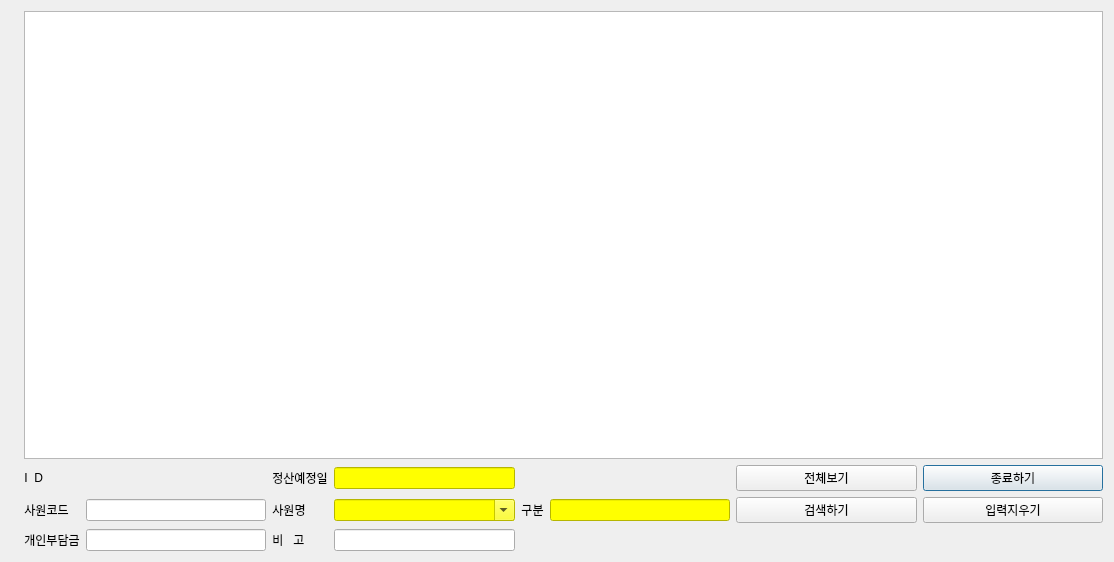
<?xml version="1.0" encoding="UTF-8"?>
<ui version="4.0">
 <class>GPAIViewDialog</class>
 <widget class="QDialog" name="GPAIViewDialog">
  <property name="geometry">
   <rect>
    <x>0</x>
    <y>0</y>
    <width>1114</width>
    <height>562</height>
   </rect>
  </property>
  <property name="sizePolicy">
   <sizepolicy hsizetype="Expanding" vsizetype="Expanding">
    <horstretch>0</horstretch>
    <verstretch>0</verstretch>
   </sizepolicy>
  </property>
  <property name="windowTitle">
   <string>월별 개인별 상해보험 생성 확인</string>
  </property>
  <layout class="QGridLayout" name="gridLayout_2">
   <item row="0" column="0">
    <layout class="QGridLayout" name="gridLayout">
     <item row="1" column="2">
      <widget class="QLabel" name="lbl_gpaiview_id">
       <property name="sizePolicy">
        <sizepolicy hsizetype="MinimumExpanding" vsizetype="MinimumExpanding">
         <horstretch>0</horstretch>
         <verstretch>0</verstretch>
        </sizepolicy>
       </property>
       <property name="text">
        <string/>
       </property>
      </widget>
     </item>
     <item row="3" column="3">
      <widget class="QLabel" name="label_6">
       <property name="sizePolicy">
        <sizepolicy hsizetype="Fixed" vsizetype="Fixed">
         <horstretch>0</horstretch>
         <verstretch>0</verstretch>
        </sizepolicy>
       </property>
       <property name="text">
        <string>비   고 </string>
       </property>
       <property name="alignment">
        <set>Qt::AlignCenter</set>
       </property>
      </widget>
     </item>
     <item row="1" column="1">
      <widget class="QLabel" name="label">
       <property name="sizePolicy">
        <sizepolicy hsizetype="Fixed" vsizetype="Fixed">
         <horstretch>0</horstretch>
         <verstretch>0</verstretch>
        </sizepolicy>
       </property>
       <property name="text">
        <string>I  D  </string>
       </property>
       <property name="alignment">
        <set>Qt::AlignCenter</set>
       </property>
      </widget>
     </item>
     <item row="1" column="4">
      <widget class="QLineEdit" name="entry_gpaiview_gdate">
       <property name="sizePolicy">
        <sizepolicy hsizetype="MinimumExpanding" vsizetype="Fixed">
         <horstretch>0</horstretch>
         <verstretch>0</verstretch>
        </sizepolicy>
       </property>
       <property name="styleSheet">
        <string notr="true">background-color: rgb(255, 255, 0);</string>
       </property>
      </widget>
     </item>
     <item row="1" column="8">
      <widget class="QPushButton" name="pb_gpaiview_close">
       <property name="sizePolicy">
        <sizepolicy hsizetype="Expanding" vsizetype="Fixed">
         <horstretch>0</horstretch>
         <verstretch>0</verstretch>
        </sizepolicy>
       </property>
       <property name="text">
        <string>종료하기</string>
       </property>
      </widget>
     </item>
     <item row="1" column="3">
      <widget class="QLabel" name="label_13">
       <property name="sizePolicy">
        <sizepolicy hsizetype="Fixed" vsizetype="Fixed">
         <horstretch>0</horstretch>
         <verstretch>0</verstretch>
        </sizepolicy>
       </property>
       <property name="text">
        <string>정산예정일</string>
       </property>
       <property name="alignment">
        <set>Qt::AlignCenter</set>
       </property>
      </widget>
     </item>
     <item row="3" column="4">
      <widget class="QLineEdit" name="entry_gpaiview_remark">
       <property name="sizePolicy">
        <sizepolicy hsizetype="MinimumExpanding" vsizetype="Fixed">
         <horstretch>0</horstretch>
         <verstretch>0</verstretch>
        </sizepolicy>
       </property>
      </widget>
     </item>
     <item row="1" column="7">
      <widget class="QPushButton" name="pb_gpaiview_show">
       <property name="sizePolicy">
        <sizepolicy hsizetype="Expanding" vsizetype="Fixed">
         <horstretch>0</horstretch>
         <verstretch>0</verstretch>
        </sizepolicy>
       </property>
       <property name="text">
        <string>전체보기</string>
       </property>
      </widget>
     </item>
     <item row="2" column="7">
      <widget class="QPushButton" name="pb_gpaiview_search">
       <property name="sizePolicy">
        <sizepolicy hsizetype="Expanding" vsizetype="Fixed">
         <horstretch>0</horstretch>
         <verstretch>0</verstretch>
        </sizepolicy>
       </property>
       <property name="text">
        <string>검색하기</string>
       </property>
      </widget>
     </item>
     <item row="3" column="0">
      <widget class="QLabel" name="label_8">
       <property name="sizePolicy">
        <sizepolicy hsizetype="Fixed" vsizetype="MinimumExpanding">
         <horstretch>0</horstretch>
         <verstretch>0</verstretch>
        </sizepolicy>
       </property>
       <property name="text">
        <string/>
       </property>
       <property name="alignment">
        <set>Qt::AlignCenter</set>
       </property>
      </widget>
     </item>
     <item row="2" column="8">
      <widget class="QPushButton" name="pb_gpaiview_clear">
       <property name="sizePolicy">
        <sizepolicy hsizetype="Expanding" vsizetype="Fixed">
         <horstretch>0</horstretch>
         <verstretch>0</verstretch>
        </sizepolicy>
       </property>
       <property name="text">
        <string>입력지우기</string>
       </property>
      </widget>
     </item>
     <item row="0" column="1" colspan="8">
      <widget class="QTableView" name="tv_gpaiview">
       <property name="sizePolicy">
        <sizepolicy hsizetype="Expanding" vsizetype="Expanding">
         <horstretch>0</horstretch>
         <verstretch>1</verstretch>
        </sizepolicy>
       </property>
      </widget>
     </item>
     <item row="3" column="1">
      <widget class="QLabel" name="label_4">
       <property name="sizePolicy">
        <sizepolicy hsizetype="Fixed" vsizetype="Fixed">
         <horstretch>0</horstretch>
         <verstretch>0</verstretch>
        </sizepolicy>
       </property>
       <property name="text">
        <string>개인부담금</string>
       </property>
       <property name="alignment">
        <set>Qt::AlignCenter</set>
       </property>
      </widget>
     </item>
     <item row="3" column="2">
      <widget class="QLineEdit" name="entry_gpaiview_indval">
       <property name="sizePolicy">
        <sizepolicy hsizetype="Expanding" vsizetype="Fixed">
         <horstretch>0</horstretch>
         <verstretch>0</verstretch>
        </sizepolicy>
       </property>
       <property name="styleSheet">
        <string notr="true"/>
       </property>
      </widget>
     </item>
     <item row="2" column="1">
      <widget class="QLabel" name="label_5">
       <property name="sizePolicy">
        <sizepolicy hsizetype="Fixed" vsizetype="Fixed">
         <horstretch>0</horstretch>
         <verstretch>0</verstretch>
        </sizepolicy>
       </property>
       <property name="text">
        <string>사원코드</string>
       </property>
       <property name="alignment">
        <set>Qt::AlignCenter</set>
       </property>
      </widget>
     </item>
     <item row="2" column="2">
      <widget class="QLineEdit" name="entry_gpaiview_ecode">
       <property name="sizePolicy">
        <sizepolicy hsizetype="MinimumExpanding" vsizetype="Fixed">
         <horstretch>0</horstretch>
         <verstretch>0</verstretch>
        </sizepolicy>
       </property>
      </widget>
     </item>
     <item row="2" column="6">
      <widget class="QLineEdit" name="entry_gpaiview_class1">
       <property name="sizePolicy">
        <sizepolicy hsizetype="MinimumExpanding" vsizetype="Fixed">
         <horstretch>0</horstretch>
         <verstretch>0</verstretch>
        </sizepolicy>
       </property>
       <property name="styleSheet">
        <string notr="true">background-color: rgb(255, 255, 0);</string>
       </property>
      </widget>
     </item>
     <item row="2" column="5">
      <widget class="QLabel" name="label_7">
       <property name="sizePolicy">
        <sizepolicy hsizetype="Fixed" vsizetype="Fixed">
         <horstretch>0</horstretch>
         <verstretch>0</verstretch>
        </sizepolicy>
       </property>
       <property name="text">
        <string>구분</string>
       </property>
       <property name="alignment">
        <set>Qt::AlignCenter</set>
       </property>
      </widget>
     </item>
     <item row="2" column="3">
      <widget class="QLabel" name="label_9">
       <property name="sizePolicy">
        <sizepolicy hsizetype="Fixed" vsizetype="Fixed">
         <horstretch>0</horstretch>
         <verstretch>0</verstretch>
        </sizepolicy>
       </property>
       <property name="text">
        <string>사원명</string>
       </property>
       <property name="alignment">
        <set>Qt::AlignCenter</set>
       </property>
      </widget>
     </item>
     <item row="2" column="4">
      <widget class="QComboBox" name="cb_gpaiview_ename">
       <property name="sizePolicy">
        <sizepolicy hsizetype="Expanding" vsizetype="Fixed">
         <horstretch>0</horstretch>
         <verstretch>0</verstretch>
        </sizepolicy>
       </property>
       <property name="styleSheet">
        <string notr="true">background-color: rgb(255, 255, 0);</string>
       </property>
       <property name="editable">
        <bool>true</bool>
       </property>
      </widget>
     </item>
    </layout>
   </item>
  </layout>
 </widget>
 <resources/>
 <connections/>
</ui>
